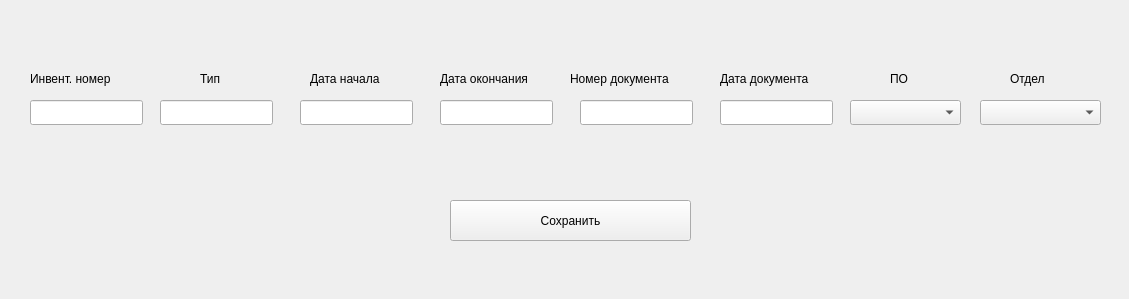
<?xml version="1.0" encoding="UTF-8"?>
<ui version="4.0">
 <class>Form</class>
 <widget class="QWidget" name="Form">
  <property name="geometry">
   <rect>
    <x>0</x>
    <y>0</y>
    <width>1129</width>
    <height>299</height>
   </rect>
  </property>
  <property name="windowTitle">
   <string>Form</string>
  </property>
  <widget class="QPushButton" name="save_pushButton">
   <property name="geometry">
    <rect>
     <x>450</x>
     <y>200</y>
     <width>241</width>
     <height>41</height>
    </rect>
   </property>
   <property name="text">
    <string>Сохранить</string>
   </property>
  </widget>
  <widget class="QLabel" name="label">
   <property name="geometry">
    <rect>
     <x>30</x>
     <y>70</y>
     <width>111</width>
     <height>17</height>
    </rect>
   </property>
   <property name="text">
    <string>Инвент. номер</string>
   </property>
  </widget>
  <widget class="QLabel" name="label_2">
   <property name="geometry">
    <rect>
     <x>200</x>
     <y>70</y>
     <width>31</width>
     <height>17</height>
    </rect>
   </property>
   <property name="text">
    <string>Тип</string>
   </property>
  </widget>
  <widget class="QLabel" name="label_3">
   <property name="geometry">
    <rect>
     <x>310</x>
     <y>70</y>
     <width>111</width>
     <height>17</height>
    </rect>
   </property>
   <property name="text">
    <string>Дата начала</string>
   </property>
  </widget>
  <widget class="QLabel" name="label_4">
   <property name="geometry">
    <rect>
     <x>440</x>
     <y>70</y>
     <width>121</width>
     <height>17</height>
    </rect>
   </property>
   <property name="text">
    <string>Дата окончания</string>
   </property>
  </widget>
  <widget class="QLabel" name="label_5">
   <property name="geometry">
    <rect>
     <x>570</x>
     <y>70</y>
     <width>131</width>
     <height>17</height>
    </rect>
   </property>
   <property name="text">
    <string>Номер документа</string>
   </property>
  </widget>
  <widget class="QLabel" name="label_6">
   <property name="geometry">
    <rect>
     <x>720</x>
     <y>70</y>
     <width>121</width>
     <height>17</height>
    </rect>
   </property>
   <property name="text">
    <string>Дата документа</string>
   </property>
  </widget>
  <widget class="QLabel" name="label_7">
   <property name="geometry">
    <rect>
     <x>890</x>
     <y>70</y>
     <width>21</width>
     <height>17</height>
    </rect>
   </property>
   <property name="text">
    <string>ПО</string>
   </property>
  </widget>
  <widget class="QLabel" name="label_8">
   <property name="geometry">
    <rect>
     <x>1010</x>
     <y>70</y>
     <width>51</width>
     <height>17</height>
    </rect>
   </property>
   <property name="text">
    <string>Отдел</string>
   </property>
  </widget>
  <widget class="QLineEdit" name="inv_number_lineEdit">
   <property name="geometry">
    <rect>
     <x>30</x>
     <y>100</y>
     <width>113</width>
     <height>25</height>
    </rect>
   </property>
  </widget>
  <widget class="QLineEdit" name="type_lineEdit">
   <property name="geometry">
    <rect>
     <x>160</x>
     <y>100</y>
     <width>113</width>
     <height>25</height>
    </rect>
   </property>
  </widget>
  <widget class="QLineEdit" name="date_start_lineEdit">
   <property name="geometry">
    <rect>
     <x>300</x>
     <y>100</y>
     <width>113</width>
     <height>25</height>
    </rect>
   </property>
  </widget>
  <widget class="QLineEdit" name="date_end_lineEdit">
   <property name="geometry">
    <rect>
     <x>440</x>
     <y>100</y>
     <width>113</width>
     <height>25</height>
    </rect>
   </property>
  </widget>
  <widget class="QLineEdit" name="doc_number_lineEdit">
   <property name="geometry">
    <rect>
     <x>580</x>
     <y>100</y>
     <width>113</width>
     <height>25</height>
    </rect>
   </property>
  </widget>
  <widget class="QLineEdit" name="date_doc_lineEdit">
   <property name="geometry">
    <rect>
     <x>720</x>
     <y>100</y>
     <width>113</width>
     <height>25</height>
    </rect>
   </property>
  </widget>
  <widget class="QComboBox" name="software_comboBox">
   <property name="geometry">
    <rect>
     <x>850</x>
     <y>100</y>
     <width>111</width>
     <height>25</height>
    </rect>
   </property>
  </widget>
  <widget class="QComboBox" name="division_comboBox">
   <property name="geometry">
    <rect>
     <x>980</x>
     <y>100</y>
     <width>121</width>
     <height>25</height>
    </rect>
   </property>
  </widget>
 </widget>
 <resources/>
 <connections/>
</ui>
